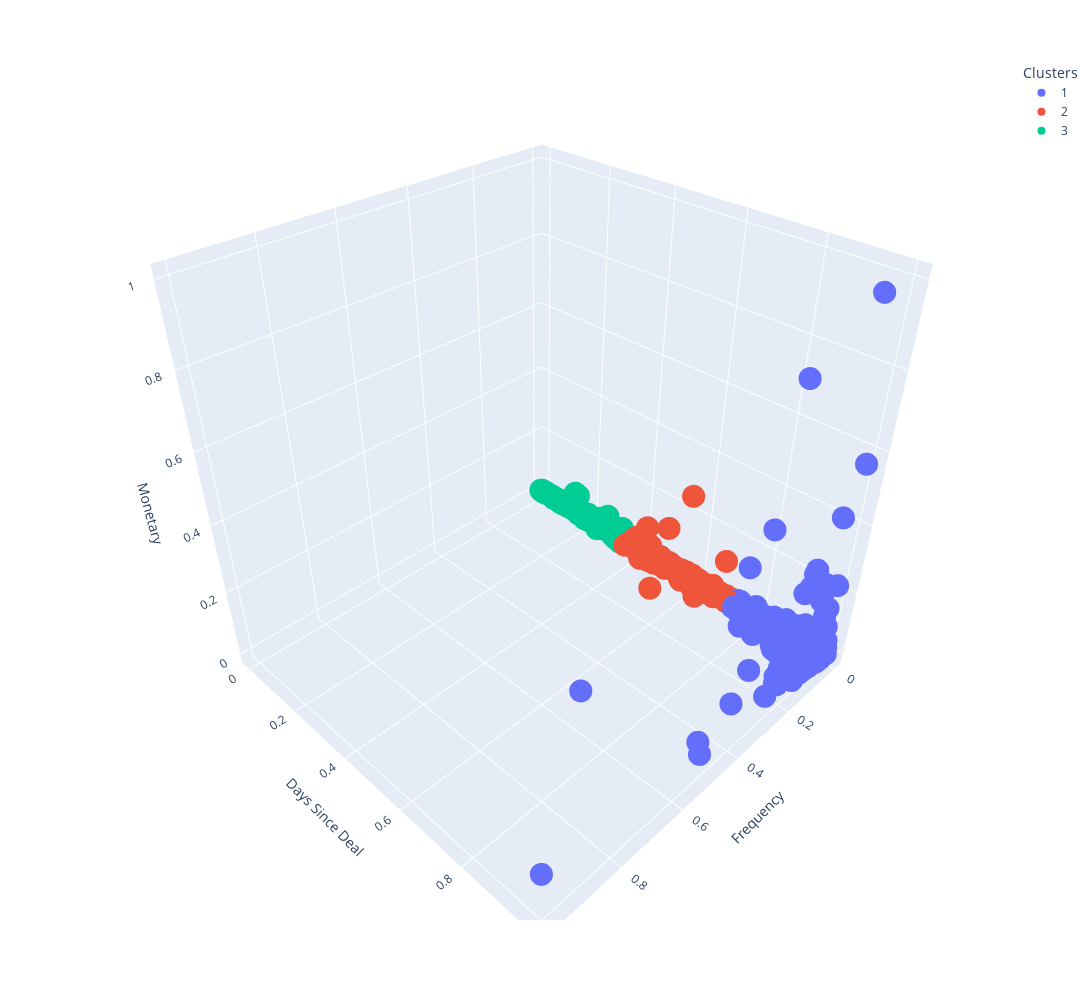

Notebook code for this chart:
### Code cell
fig = px.scatter_3d(cluster_rfm, x='frequency', y='days_since_deal', z='monetary',color='Clusters')
fig.update_layout(width=1200, height=1000, 
                  scene=dict(xaxis=dict(title='Frequency', tickfont=dict(size=12)),
                 yaxis=dict(title='Days Since Deal', tickfont=dict(size=12)), 
                 zaxis=dict(title='Monetary', tickfont=dict(size=12))))

### Figure 1 — Plotly figure (JSON) as saved in the notebook; plotly's stock layout.template omitted (floating-point values rounded to 4 significant figures; data arrays with more than 128 entries replaced by an {"elided": "..."} marker saying what was removed)
{"data": [{"hovertemplate": "Clusters=1<br>frequency=%{x}<br>days_since_deal=%{y}<br>monetary=%{z}<extra></extra>", "legendgroup": "1", "marker": {"color": "#636efa", "symbol": "circle"}, "mode": "markers", "name": "1", "scene": "scene", "showlegend": true, "type": "scatter3d", "x": {"elided": "3629 float values"}, "y": {"elided": "3629 float values"}, "z": {"elided": "3629 float values"}}, {"hovertemplate": "Clusters=2<br>frequency=%{x}<br>days_since_deal=%{y}<br>monetary=%{z}<extra></extra>", "legendgroup": "2", "marker": {"color": "#EF553B", "symbol": "circle"}, "mode": "markers", "name": "2", "scene": "scene", "showlegend": true, "type": "scatter3d", "x": {"elided": "1510 float values"}, "y": {"elided": "1510 float values"}, "z": {"elided": "1510 float values"}}, {"hovertemplate": "Clusters=3<br>frequency=%{x}<br>days_since_deal=%{y}<br>monetary=%{z}<extra></extra>", "legendgroup": "3", "marker": {"color": "#00cc96", "symbol": "circle"}, "mode": "markers", "name": "3", "scene": "scene", "showlegend": true, "type": "scatter3d", "x": {"elided": "800 float values"}, "y": {"elided": "800 float values"}, "z": {"elided": "800 float values"}}], "layout": {"height": 1000, "legend": {"title": {"text": "Clusters"}, "tracegroupgap": 0}, "margin": {"t": 60}, "scene": {"domain": {"x": [0, 1], "y": [0, 1]}, "xaxis": {"tickfont": {"size": 12}, "title": {"text": "Frequency"}}, "yaxis": {"tickfont": {"size": 12}, "title": {"text": "Days Since Deal"}}, "zaxis": {"tickfont": {"size": 12}, "title": {"text": "Monetary"}}}, "width": 1200}}
